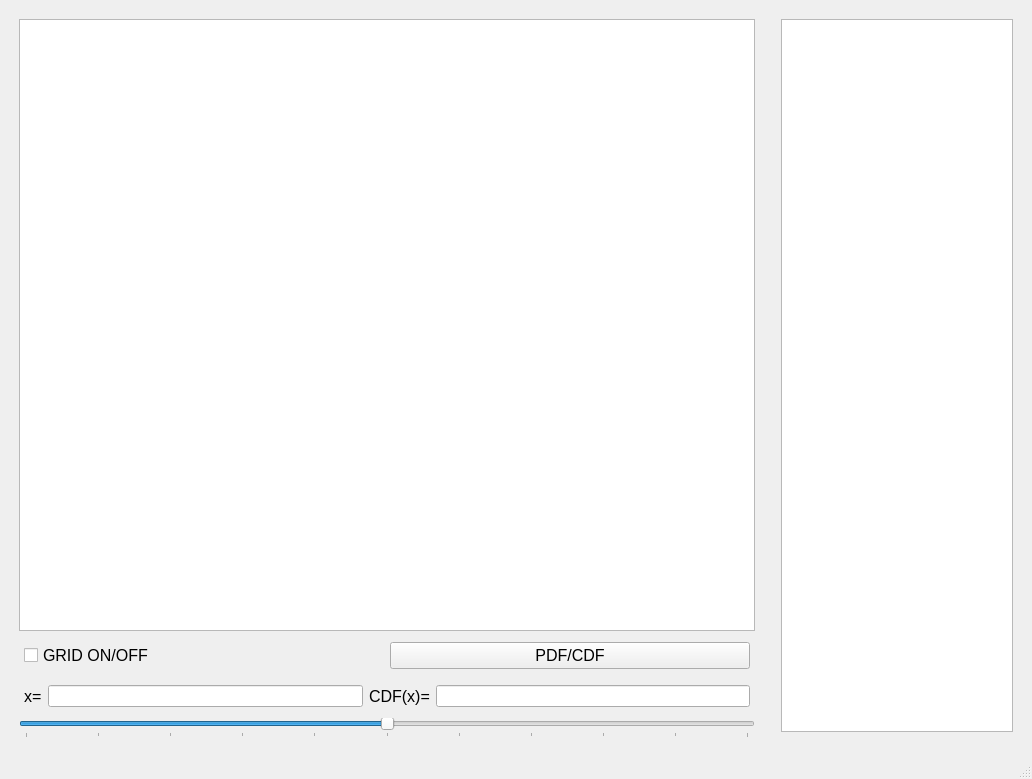
<?xml version="1.0" encoding="UTF-8"?>
<ui version="4.0">
 <class>MainWindow</class>
 <widget class="QMainWindow" name="MainWindow">
  <property name="geometry">
   <rect>
    <x>0</x>
    <y>0</y>
    <width>1032</width>
    <height>779</height>
   </rect>
  </property>
  <property name="windowTitle">
   <string>MainWindow</string>
  </property>
  <widget class="QWidget" name="centralwidget">
   <layout class="QHBoxLayout" name="horizontalLayout_4">
    <item>
     <layout class="QHBoxLayout" name="horizontalLayout_3" stretch="3,1">
      <property name="leftMargin">
       <number>0</number>
      </property>
      <property name="topMargin">
       <number>0</number>
      </property>
      <item>
       <layout class="QVBoxLayout" name="verticalLayout" stretch="5,1,1,0">
        <property name="spacing">
         <number>6</number>
        </property>
        <property name="leftMargin">
         <number>10</number>
        </property>
        <property name="topMargin">
         <number>10</number>
        </property>
        <property name="rightMargin">
         <number>10</number>
        </property>
        <property name="bottomMargin">
         <number>10</number>
        </property>
        <item>
         <widget class="PlotWidget" name="graphWidget"/>
        </item>
        <item>
         <layout class="QHBoxLayout" name="horizontalLayout">
          <property name="leftMargin">
           <number>5</number>
          </property>
          <property name="topMargin">
           <number>5</number>
          </property>
          <property name="rightMargin">
           <number>5</number>
          </property>
          <property name="bottomMargin">
           <number>5</number>
          </property>
          <item>
           <widget class="QCheckBox" name="checkBox_Grid">
            <property name="font">
             <font>
              <pointsize>12</pointsize>
             </font>
            </property>
            <property name="text">
             <string>GRID ON/OFF</string>
            </property>
           </widget>
          </item>
          <item>
           <widget class="QPushButton" name="pdfcdf">
            <property name="font">
             <font>
              <pointsize>12</pointsize>
             </font>
            </property>
            <property name="text">
             <string>PDF/CDF</string>
            </property>
           </widget>
          </item>
         </layout>
        </item>
        <item>
         <layout class="QHBoxLayout" name="horizontalLayout_2">
          <property name="leftMargin">
           <number>5</number>
          </property>
          <property name="topMargin">
           <number>5</number>
          </property>
          <property name="rightMargin">
           <number>5</number>
          </property>
          <property name="bottomMargin">
           <number>5</number>
          </property>
          <item>
           <widget class="QLabel" name="label">
            <property name="font">
             <font>
              <pointsize>12</pointsize>
             </font>
            </property>
            <property name="text">
             <string>x=</string>
            </property>
           </widget>
          </item>
          <item>
           <widget class="QLineEdit" name="lineEdit_x"/>
          </item>
          <item>
           <widget class="QLabel" name="label_2">
            <property name="font">
             <font>
              <pointsize>12</pointsize>
             </font>
            </property>
            <property name="text">
             <string>CDF(x)=</string>
            </property>
           </widget>
          </item>
          <item>
           <widget class="QLineEdit" name="lineEdit_cdfx"/>
          </item>
         </layout>
        </item>
        <item>
         <widget class="QSlider" name="hSlider_x">
          <property name="minimum">
           <number>-5</number>
          </property>
          <property name="maximum">
           <number>5</number>
          </property>
          <property name="pageStep">
           <number>2</number>
          </property>
          <property name="value">
           <number>0</number>
          </property>
          <property name="orientation">
           <enum>Qt::Horizontal</enum>
          </property>
          <property name="tickPosition">
           <enum>QSlider::TicksBelow</enum>
          </property>
          <property name="tickInterval">
           <number>1</number>
          </property>
         </widget>
        </item>
       </layout>
      </item>
      <item>
       <layout class="QVBoxLayout" name="verticalLayout_2">
        <property name="leftMargin">
         <number>10</number>
        </property>
        <property name="topMargin">
         <number>10</number>
        </property>
        <property name="rightMargin">
         <number>10</number>
        </property>
        <property name="bottomMargin">
         <number>10</number>
        </property>
        <item>
         <widget class="QTextBrowser" name="textBrowser"/>
        </item>
        <item>
         <widget class="QFrame" name="frame">
          <property name="frameShape">
           <enum>QFrame::StyledPanel</enum>
          </property>
          <property name="frameShadow">
           <enum>QFrame::Raised</enum>
          </property>
         </widget>
        </item>
       </layout>
      </item>
     </layout>
    </item>
   </layout>
  </widget>
  <widget class="QMenuBar" name="menubar">
   <property name="geometry">
    <rect>
     <x>0</x>
     <y>0</y>
     <width>1032</width>
     <height>25</height>
    </rect>
   </property>
  </widget>
  <widget class="QStatusBar" name="statusbar"/>
 </widget>
 <customwidgets>
  <customwidget>
   <class>PlotWidget</class>
   <extends>QGraphicsView</extends>
   <header location="global">pyqtgraph</header>
  </customwidget>
 </customwidgets>
 <resources/>
 <connections/>
</ui>
